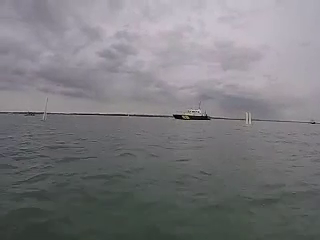
#> input picture frame 15 of src/PiCamera/testImages/some_boats.mp4, 320 x 240 px
$ python 'Horizon&MastDetection.py'   (older library calls are emulated)
#> lines starting #> are read from the running program, lines starting #| are printed output that depends on the picture; after the words box and inside, x2 and y2 are one past the last pixel; in counts of white or black regions, pixels touching at a corner belong together
#!/usr/bin/env python
# -*- coding: utf-8 -*-

##import rospy

# import the necessary packages
import time
import cv2
import numpy as np
from math import atan2
from numpy import pi, cos, sin, array, shape


def run():

    t0 = time.time()

    cap = cv2.VideoCapture('testImages/some_boats.mp4')
    cv2.namedWindow('Result', cv2.WINDOW_NORMAL)

    horizon_prev = (0, 320, 240)
    c = 0
    while(cap.isOpened()):
        # Capture frame-by-frame
        ret, image = cap.read()
#> image is the input picture: shape (240, 320, 3); mean B, G, R 125.5, 122, 122.7

        if ret:
            c += 1

            image = cv2.resize(image, (640,480))
#> image: shape (480, 640, 3)

#            cv2.imshow('Origin', image)

            #Find the area where is horizon is located and return a frame containing the horizon, transformed to be horizontal.
            #Takes about 0.04s per frame.
            horizon, horizon_height, horizon_prev = horizonArea(image, horizon_prev)

            #Find the areas where vertical lines are found (ie possible sailboats).
            #Takes about 0.1s per frame.
            masts = detectMast(horizon, horizon_height)

            cv2.imshow('Result', masts)
            time.sleep(0.1)

            key = cv2.waitKey(1) & 0xFF
            if key == 27 or key == ord('q'):
                    break

            if key == 32:
                key = cv2.waitKey(1) & 0xFF
                while key != 32:
                    key = cv2.waitKey(1) & 0xFF

            elif key == ord('c'):
                cv2.imwrite('sample.png',masts)
                print("Picture saved")

        else:
            break

    cap.release()
    cv2.destroyAllWindows()
    print("Total time : ",time.time()-t0)
    print("Computed frames : ", c)
    print("Time per frame : ", (time.time()-t0)/c - 0.1)


####################################################################################################################################
####################################################################################################################################
######################                           USEFUL FUNCTIONS                            #######################################
####################################################################################################################################
####################################################################################################################################


def horizonArea(image, horizon_prev):

#> called with horizon_prev = (0, 320, 240)
    grey = cv2.cvtColor(image, cv2.COLOR_BGR2GRAY)
    grey = cv2.bilateralFilter(grey,9,40,10)
#    grey = cv2.medianBlur(grey,7)

#    cv2.imshow('Blur', grey)

    rows,cols = grey.shape
#> rows = 480; cols = 640

    kernel = np.zeros((7,7))
    kernel_side = np.ones((3,7))
    kernel[:3] = -(1./(4*7))*kernel_side
    kernel[-3:] = (1./(4*7))*kernel_side
    grad_y = cv2.filter2D(grey,cv2.CV_16S,kernel)
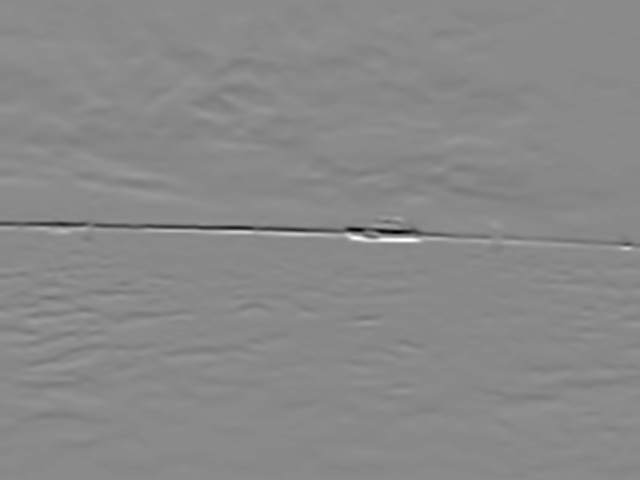
#> grad_y: shape (480, 640) int16; min -92, max 78, mean -0.7; drawn with min black and max white
    grad_y = np.uint8(np.absolute(grad_y))


    ret, bin_y = cv2.threshold(grad_y,10,255,0)
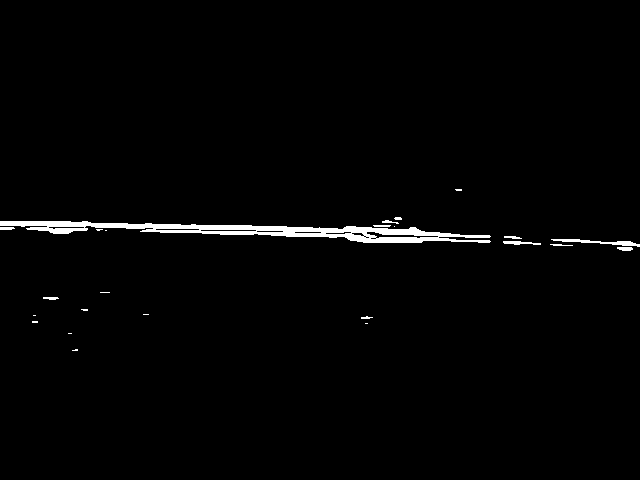
#> bin_y: shape (480, 640); 1.6% white; 24 white regions (12 under 20 px), largest, box (x1, y1, x2, y2) and area: (0, 221, 491, 243) 4085, (551, 239, 640, 247) 256, (503, 241, 541, 245) 98
#    cv2.imshow('Binary', bin_y)

    horizontalLines = cv2.HoughLines(bin_y,1,np.pi/180,100)
#> horizontalLines = 37 rows, first 8: [220, 1.61], [223, 1.61], [228, 1.59], [216, 1.62], [211, 1.62], [231, 1.57], [213, 1.64], [233, 1.55]

    if horizontalLines is not None:
        for rho,theta in horizontalLines[0]:
            rotation = (theta-np.pi/2)*180/np.pi

            a = np.cos(theta)
            b = np.sin(theta)
            x0 = a*rho
            y0 = b*rho
            x1 = int(x0 + 10000*(-b))
            y1 = int(y0 + 10000*(a))
            x2 = int(x0 - 10000*(-b))
            y2 = int(y0 - 10000*(a))

            if abs(rotation) < 60 and abs(y0-horizon_prev[2]) < 50:

                cv2.line(image, (x1, y1), (x2, y2), (0,255,0), 1)

                horizon_prev = (rotation, x0, y0)

            else:
                rotation = horizon_prev[0]
                x0 = horizon_prev[1]
                y0 = horizon_prev[2]
#> this loop made 1 pass
#> (rho, theta, a, b, x1) on pass 1: (220, 1.61, -0.0349, 0.999, -10001)
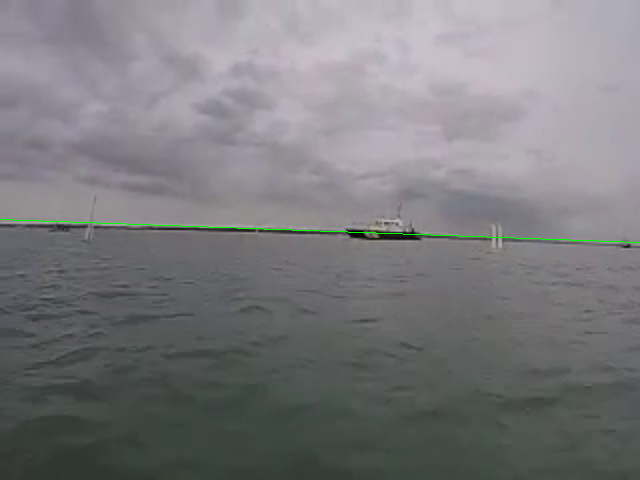
#> image: shape (480, 640, 3); mean B, G, R 125.2, 122.3, 122.4
    else:
        rotation = horizon_prev[0]
        x0 = horizon_prev[1]
        y0 = horizon_prev[2]

    M = cv2.getRotationMatrix2D((x0, y0),rotation,1)
#> M = [[0.999, 0.0349, -7.68], [-0.0349, 0.999, -0.134]]

    rotated = cv2.warpAffine(image,M,(cols,rows))
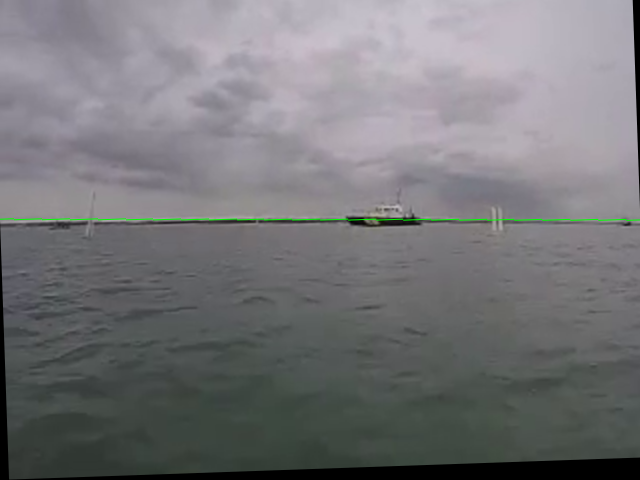
#> rotated: shape (480, 640, 3); mean B, G, R 120.1, 117.4, 117.5

    rows_rotated, cols_rotated = shape(rotated)[0], shape(rotated)[1]
#> rows_rotated = 480; cols_rotated = 640

    horizon = int(M[1,0]*x0 + M[1,1]*y0 + M[1,2])
#> horizon = 219
    left = max( int(M[0,0]*0 + M[0,1]*0 + M[0,2]), int(M[0,0]*0 + M[0,1]*rows_rotated + M[0,2]))+1
#> left = 10
    right = min( int(M[0,0]*cols_rotated + M[0,1]*0 + M[0,2]), int(M[0,0]*cols_rotated + M[0,1]*rows_rotated + M[0,2]))-1
#> right = 630

    bottom_margin, top_margin = 0.2, 0.08
    bottom = min(rows_rotated,int(horizon + bottom_margin*rows_rotated))
#> bottom = 315
    top = max(0, int(horizon - top_margin*rows_rotated))
#> top = 180

    cropped = rotated[top:bottom, left:right]
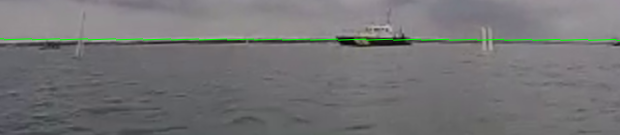
#> cropped: shape (135, 620, 3); mean B, G, R 117, 115.7, 115.8

    horizon_height = int(top_margin*rows_rotated)
#> horizon_height = 38
#> in run, `horizon, horizon_height, horizon_prev = horizonArea(image, horizon_prev)`: horizon_prev = (2, -7.68, 219.9)

    return cropped, horizon_height, horizon_prev


####################################################################################################################################
####################################################################################################################################

def detectMast(horizon, horizon_height):

#> called with horizon_height = 38
    grey = cv2.cvtColor(horizon, cv2.COLOR_BGR2GRAY)
#> grey: shape (135, 620)

    kernel = np.zeros((5,5))
    kernel_side = np.ones((5,2))
    kernel[:,:2] = -(1./(4*5))*kernel_side
    kernel[:,-2:] = (1./(4*5))*kernel_side
    grad_x = cv2.filter2D(grey,cv2.CV_16S,kernel)
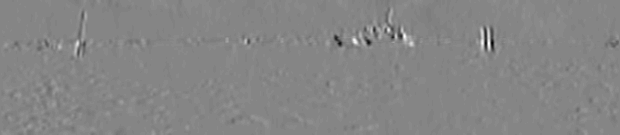
#> grad_x: shape (135, 620) int16; min -32, max 29, mean 0; drawn with min black and max white
    grad_x = np.uint8(np.absolute(grad_x))

#    grad_x = cv2.Sobel(grey, -1, 1, 0, ksize = 3)

    kernel = np.ones((30,1))
    ret, bin_x = cv2.threshold(grad_x,5,255,0)
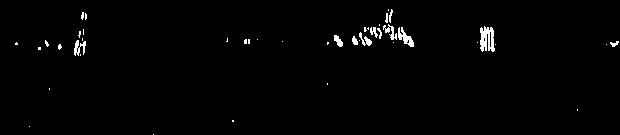
#> bin_x: shape (135, 620); 1.3% white; 43 white regions (31 under 20 px), largest, box (x1, y1, x2, y2) and area: (480, 26, 495, 52) 275, (398, 27, 414, 47) 147, (74, 40, 86, 56) 101
    bin_x = cv2.morphologyEx(bin_x, cv2.MORPH_OPEN, kernel)
#> bin_x: shape (135, 620); every value is 0

    cv2.imshow('Grad', grad_x)
    cv2.imshow('Bin', bin_x)


    kernel = np.zeros((7,7), np.uint8)
    kernel[:,3] = np.ones((7,), np.uint8)

    bin_x = cv2.morphologyEx(bin_x, cv2.MORPH_OPEN, kernel)

    verticalLines = cv2.HoughLines(bin_x,1,np.pi/180,0)
#> verticalLines = None

    possible_masts = []

    if verticalLines is not None:
        for verticalLine in verticalLines:
            for rho,theta in verticalLine:

                a = np.cos(theta)
                b = np.sin(theta)
                x0 = a*rho
                y0 = b*rho
                x1 = int(x0 + 10000*(-b))
                y1 = int(y0 + 10000*(a))
                x2 = int(x0 - 10000*(-b))
                y2 = int(y0 - 10000*(a))

                if y2!=y1:
                    xMast = x2 - ((x2-x1)*(y2-horizon_height))/(y2-y1)
                else:
                    continue

                if -pi/4 < theta and theta < pi/4 and newMast(xMast, possible_masts):
                    possible_masts.append(xMast)
                    cv2.line(horizon, (xMast, horizon_height-10), (xMast, horizon_height+10), (0,0,255), 2)
                    cv2.line(horizon, (x1, y1), (x2, y2), (0,0,255), 1)

    return horizon


####################################################################################################################################
####################################################################################################################################


def newMast(possibleNew, mastList):
    check = True
    for mast in mastList:
        if abs(possibleNew - mast) < 30:
            check = False
    return check


if __name__ == "__main__":
    run()
#> (key q is pressed here)

$ run again, starting later in the video
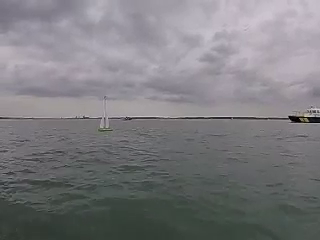
#> input picture frame 67 of src/PiCamera/testImages/some_boats.mp4, 320 x 240 px
#> in run, image is the input picture: shape (240, 320, 3); mean B, G, R 126.2, 122.9, 123.6
#> in horizonArea, `ret, bin_y = cv2.threshold(grad_y,10,255,0)`:
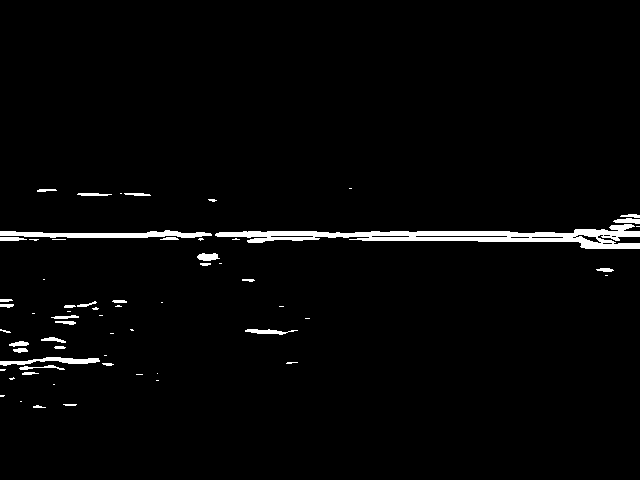
#> bin_y: shape (480, 640); 2.4% white; 63 white regions (31 under 20 px), largest, box (x1, y1, x2, y2) and area: (215, 224, 640, 249) 3985, (0, 230, 212, 238) 1030, (0, 357, 100, 366) 417
#> horizontalLines = 42 rows, first 8: [234, 1.57], [232, 1.59], [239, 1.55], [242, 1.55], [221, 1.61], [223, 1.61], [226, 1.59], [245, 1.55]
#> the loop in horizonArea, `for rho,theta in horizontalLines[0]:` made 1 pass
#> (rho, theta, a, b, x1, y1, x2) on pass 1: (234, 1.57, -4.37e-08, 1, -10000, 233, 9999)
#> M = [[1, 4.37e-08, -1.02e-05], [-4.37e-08, 1, -2.13e-13]]
#> in horizonArea, `horizon = int(M[1,0]*x0 + M[1,1]*y0 + M[1,2])`: horizon = 234
#> left = 1
#> right = 638
#> bottom = 330
#> top = 195
#> in run, `horizon, horizon_height, horizon_prev = horizonArea(image, horizon_prev)`: horizon_height = 38; horizon_prev = (2.5e-06, -1.02e-05, 234)
#> verticalLines = 353 rows, first 8: [207, 0], [-207, 3.12], [-206, 3.07], [-205, 3.04], [-204, 3.02], [206, 0.122], [-204, 2.98], [-201, 2.95]
#> the loop in detectMast, `for verticalLine in verticalLines:` made 353 passes
#> after the loop in detectMast, `for verticalLine in verticalLines:`:
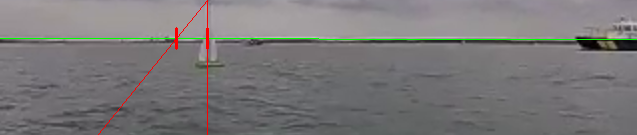
#> horizon: shape (135, 637, 3); mean B, G, R 120.5, 119.9, 121.7
#> after the loop in detectMast, `for verticalLine in verticalLines:`: possible_masts = [207, 176]

$ run again, starting later in the video
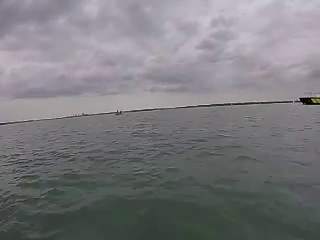
#> input picture frame 120 of src/PiCamera/testImages/some_boats.mp4, 320 x 240 px
#> in run, image is the input picture: shape (240, 320, 3); mean B, G, R 124.8, 121.9, 122
#> in horizonArea, `ret, bin_y = cv2.threshold(grad_y,10,255,0)`:
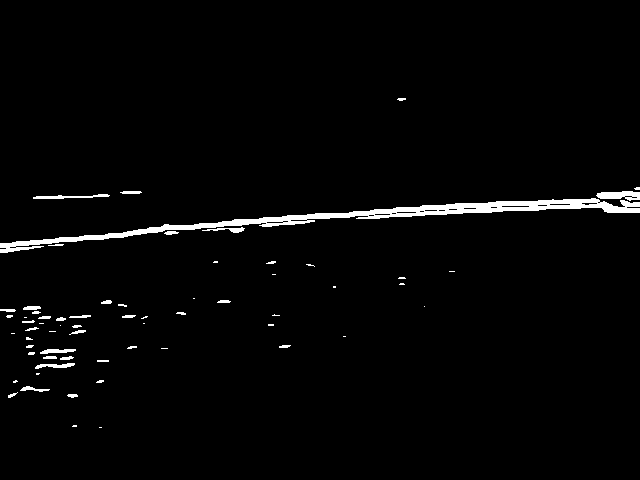
#> bin_y: shape (480, 640); 2.2% white; 64 white regions (31 under 20 px), largest, box (x1, y1, x2, y2) and area: (0, 198, 640, 253) 4706, (596, 191, 640, 201) 301, (33, 194, 110, 199) 195
#> horizontalLines = 38 rows, first 8: [244, 1.48], [239, 1.5], [235, 1.52], [227, 1.54], [248, 1.48], [231, 1.52], [217, 1.55], [219, 1.55]
#> the loop in horizonArea, `for rho,theta in horizontalLines[0]:` made 1 pass
#> (rho, theta, a, b, x1) on pass 1: (244, 1.48, 0.0872, 0.996, -9940)
#> M = [[0.996, -0.0872, 21.27], [0.0872, 0.996, -0.928]]
#> horizon = 243
#> left = 22
#> right = 615
#> bottom = 339
#> top = 204
#> in run, `horizon, horizon_height, horizon_prev = horizonArea(image, horizon_prev)`: horizon_height = 38; horizon_prev = (-5, 21.27, 243.1)
#> in detectMast, `ret, bin_x = cv2.threshold(grad_x,5,255,0)`:
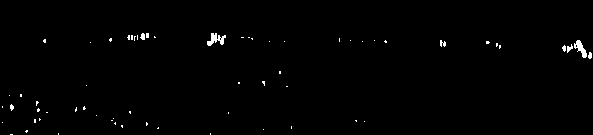
#> bin_x: shape (135, 593); 0.78% white; 63 white regions (57 under 20 px), largest, box (x1, y1, x2, y2) and area: (207, 33, 226, 46) 125, (574, 40, 587, 58) 109, (567, 44, 573, 53) 28, (440, 40, 446, 47) 27, (140, 33, 145, 40) 26, (588, 52, 592, 59) 22
#> verticalLines = None
